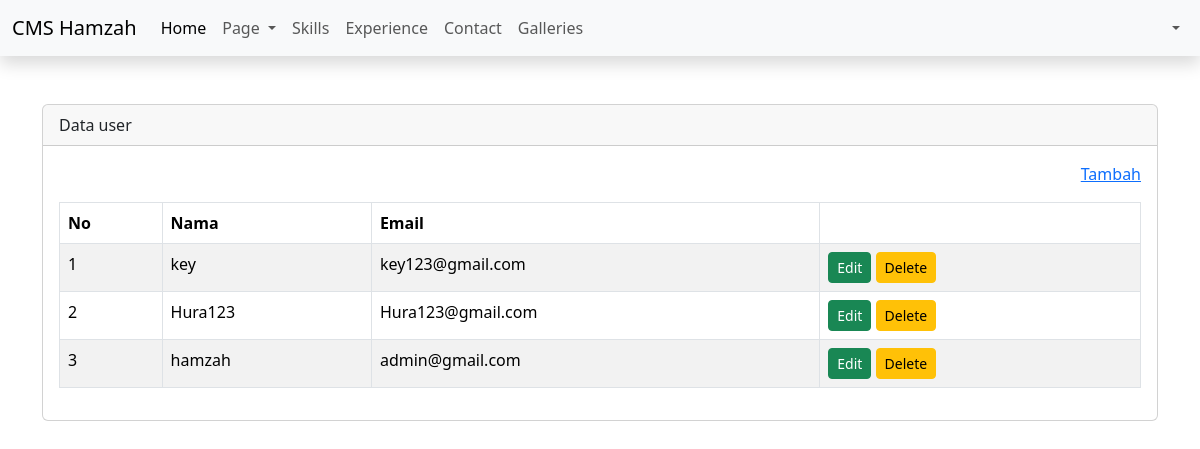
Screenshot of /admin/user.php with the database file from the repository.
### tables this page shows
CREATE TABLE `users` (
  `id` int(11) NOT NULL,
  `id_level` int(11) DEFAULT NULL,
  `name` varchar(50) NOT NULL,
  `email` varchar(50) NOT NULL,
  `password` varchar(100) NOT NULL,
  `create_at` timestamp NOT NULL DEFAULT current_timestamp(),
  `update_at` timestamp NULL DEFAULT NULL ON UPDATE current_timestamp()
);

### admin/user.php (the view, shortened to what this page needs)
<?php
include 'config/koneksi.php';
$query = mysqli_query($config, "SELECT * FROM users ORDER BY id DESC");
$row = mysqli_fetch_all($query, MYSQLI_ASSOC);
?>
<!DOCTYPE html>
<html lang="en">
<head>
    <link
        rel="stylesheet"
        href="	https://cdn.jsdelivr.net/npm/bootstrap@5.3.6/dist/css/bootstrap.min.css" />
</head>
<body>
    <div class="wrapper">
        <?php include 'inc/header.php'; ?>
        <div class="content mt-5">
            <div class="container">
                <div class="row">
                    <div class="col-sm-12">
                        <div class="card">
                            <div class="card-header">
                                Data user
                            </div>
                            <div class="card-body">
                                <div class="table-responsive">
                                    <div align="right" class="mb-3">
                                        <a href="?page=tambah-user">Tambah</a>
                                    </div>
                                    <table class="table table-bordered table-striped">
                                        <thead>
                                            <tr>
                                                <th>No</th>
                                                <th>Nama</th>
                                                <th>Email</th>
                                                <th></th>
                                            </tr>
                                        </thead>
                                        <tbody>
                                            <?php foreach ($row as $key => $data): ?>
                                            <tr>
                                                <td><?= $key +1?></td>
                                                <td><?= $data['name']?></td>
                                                <td><?= $data['email'] ?></td>
                                                <td>
                                                    <a href="tambah-user.php?>" class="btn btn-success btn-sm">Edit</a>
                                                    <a onclick="return confirm('Are You Sure?')" href="user.php"  class="btn btn-warning btn-sm">Delete</a>
                                                </td>
                                            </tr>
                                            <?php endforeach; ?>
                                        </tbody>
                                    </table>
                                </div>
                            </div>
                        </div>
                    </div>
                </div>
            </div>
        </div>
    </div>
</body>
</html>

### rows the page displays
users: name "key", email "key123@gmail.com"
users: name "Hura123", email "Hura123@gmail.com"
users: name "hamzah", email "admin@gmail.com"
